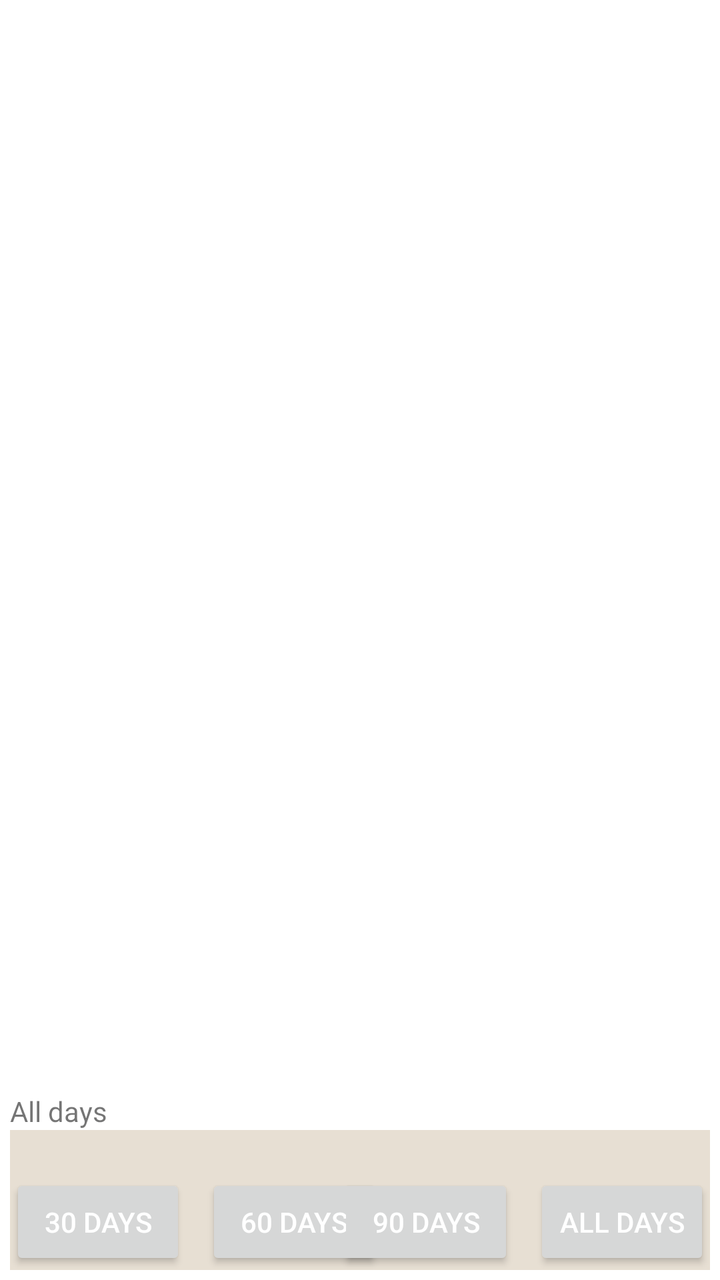
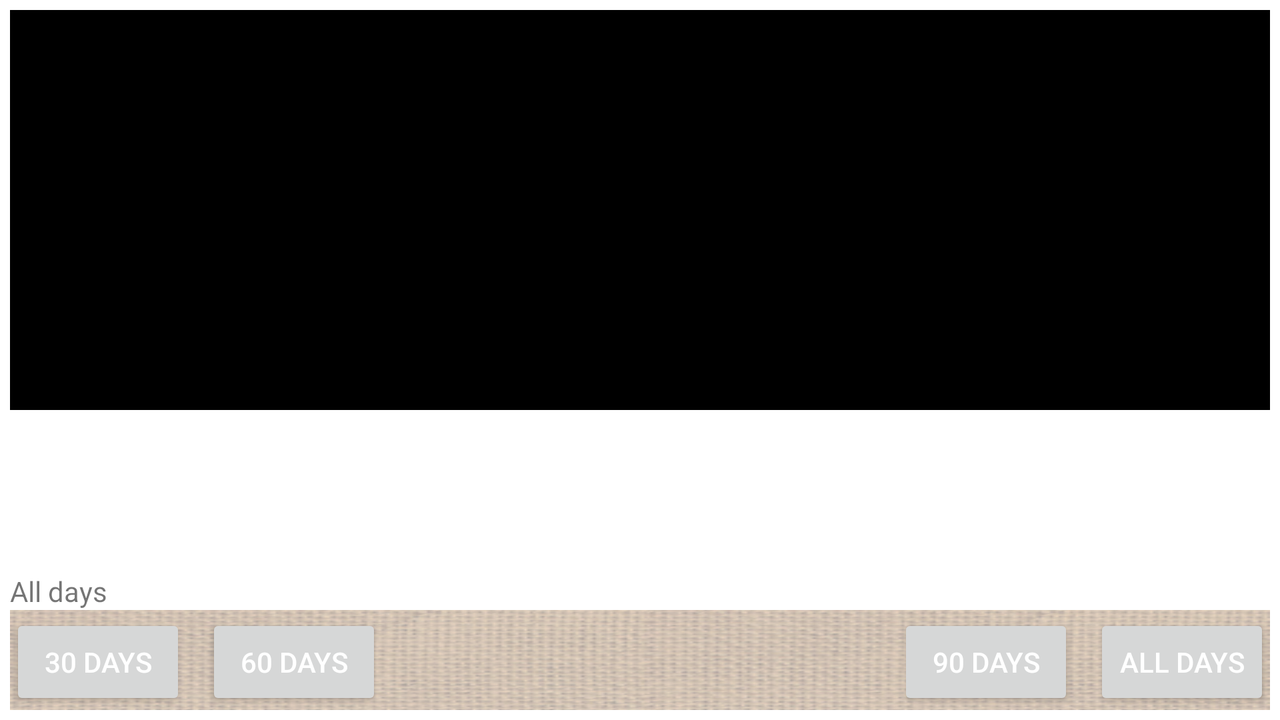

The same Android screen from two of the app's own layout files: first res/layout/ as a phone draws it, then the author's variant for another configuration, drawn on a device whose configuration selects that folder. Both files follow.
<!-- AndroidManifest.xml: fallback theme Theme.MaterialComponents.DayNight.NoActionBar -->
<!-- res/layout/plot.xml -->
<RelativeLayout xmlns:android="http://schemas.android.com/apk/res/android"
    android:layout_width="fill_parent"
    android:layout_height="fill_parent"
    android:orientation="vertical"
    android:padding="5dp">

    <LinearLayout
        android:id="@+id/chart"
        android:layout_width="fill_parent"
        android:layout_height="wrap_content"
        android:layout_marginBottom="70dp"
        android:background="#000000"
        android:orientation="horizontal" />

    <ProgressBar
        android:id="@+id/progressBar"
        style="?android:attr/progressBarStyleLarge"
        android:layout_width="wrap_content"
        android:layout_height="wrap_content"
        android:layout_centerInParent="true"
        android:visibility="gone" />

    <RelativeLayout
        android:id="@+id/relativeLayout1"
        android:layout_width="fill_parent"
        android:layout_height="70dp"
        android:layout_alignParentBottom="true"
        android:background="@color/background">

        <Button
            android:id="@+id/oneMonth"
            android:layout_width="wrap_content"
            android:layout_height="wrap_content"
            android:layout_alignParentBottom="true"
            android:layout_alignParentLeft="true"
            android:text="@string/OneMonth"
            android:textColor="@color/white" />

        <Button
            android:id="@+id/wholeHistory"
            android:layout_width="wrap_content"
            android:layout_height="wrap_content"
            android:layout_alignParentBottom="true"
            android:layout_alignParentRight="true"
            android:text="@string/WholeHistory"
            android:textColor="@color/white" />

        <Button
            android:id="@+id/twoMonth"
            android:layout_width="wrap_content"
            android:layout_height="wrap_content"
            android:layout_alignParentBottom="true"
            android:layout_marginLeft="10dp"
            android:layout_toRightOf="@+id/oneMonth"
            android:text="@string/TwoMonth"
            android:textColor="@color/white" />

        <Button
            android:id="@+id/threeMonth"
            android:layout_width="wrap_content"
            android:layout_height="wrap_content"
            android:layout_alignParentBottom="true"
            android:layout_marginRight="10dp"
            android:layout_toLeftOf="@+id/wholeHistory"
            android:text="@string/ThreeMonth"
            android:textColor="@color/white" />
    </RelativeLayout>

    <TextView
        android:id="@+id/timePeriod"
        android:layout_width="wrap_content"
        android:layout_height="wrap_content"
        android:layout_above="@+id/relativeLayout1"
        android:layout_alignParentLeft="true"
        android:text="All days" />

</RelativeLayout>
<!-- resources referenced by this layout -->
<resources>
  <color name="background">#e7dfd3</color>
  <color name="white">#ffffff</color>
  <string name="OneMonth">30 days</string>
  <string name="ThreeMonth">90 days</string>
  <string name="TwoMonth">60 days</string>
  <string name="WholeHistory">All days</string>
</resources>
<!-- res/layout-normal-land/plot.xml (the author's variant of the layout above) -->
<!-- drawn on the phone turned sideways -->
<RelativeLayout xmlns:android="http://schemas.android.com/apk/res/android"
    android:layout_width="fill_parent"
    android:layout_height="fill_parent"
    android:orientation="vertical"
    android:padding="5dp">

    <LinearLayout
        android:id="@+id/chart"
        android:layout_width="fill_parent"
        android:layout_height="200dp"
        android:layout_alignParentTop="true"

        android:background="#000000"
        android:orientation="horizontal" />

    <ProgressBar
        android:id="@+id/progressBar"
        style="?android:attr/progressBarStyleLarge"
        android:layout_width="wrap_content"
        android:layout_height="wrap_content"
        android:layout_centerInParent="true"
        android:visibility="gone" />

    <RelativeLayout
        android:id="@+id/relativeLayout1"
        android:layout_width="fill_parent"
        android:layout_height="50dp"
        android:layout_alignParentBottom="true"
        android:background="@drawable/dialog_background_small">

        <Button
            android:id="@+id/oneMonth"
            android:layout_width="wrap_content"
            android:layout_height="wrap_content"
            android:layout_alignParentBottom="true"
            android:layout_alignParentLeft="true"
            android:text="@string/OneMonth"
            android:textColor="@color/white" />

        <Button
            android:id="@+id/wholeHistory"
            android:layout_width="wrap_content"
            android:layout_height="wrap_content"
            android:layout_alignParentBottom="true"
            android:layout_alignParentRight="true"
            android:text="@string/WholeHistory"
            android:textColor="@color/white" />

        <Button
            android:id="@+id/twoMonth"
            android:layout_width="wrap_content"
            android:layout_height="wrap_content"
            android:layout_alignParentBottom="true"
            android:layout_marginLeft="10dp"
            android:layout_toRightOf="@+id/oneMonth"
            android:text="@string/TwoMonth"
            android:textColor="@color/white" />

        <Button
            android:id="@+id/threeMonth"
            android:layout_width="wrap_content"
            android:layout_height="wrap_content"
            android:layout_alignParentBottom="true"
            android:layout_marginRight="10dp"
            android:layout_toLeftOf="@+id/wholeHistory"
            android:text="@string/ThreeMonth"
            android:textColor="@color/white" />
    </RelativeLayout>

    <TextView
        android:id="@+id/timePeriod"
        android:layout_width="wrap_content"
        android:layout_height="wrap_content"
        android:layout_above="@+id/relativeLayout1"
        android:layout_alignParentLeft="true"
        android:text="All days" />

</RelativeLayout>
<!-- resources referenced by the variant -->
<!-- as the phone turned sideways resolves them -->
<resources>
  <color name="white">#ffffff</color>
  <!-- drawable dialog_background_small: png bitmap (drawable-hdpi, 85669 bytes) -->
  <string name="OneMonth">30 days</string>
  <string name="ThreeMonth">90 days</string>
  <string name="TwoMonth">60 days</string>
  <string name="WholeHistory">All days</string>
</resources>
